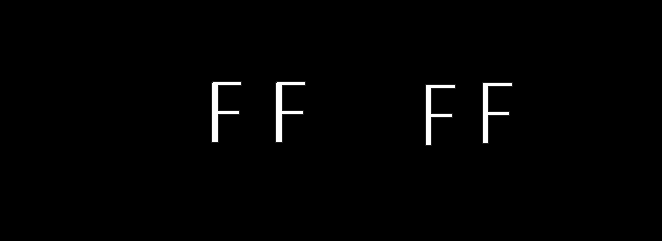
#> input picture main/template.png, 662 x 241 px
$ python -i extract_symbols.py   (imports and definitions only)   (older library calls are emulated)
#> lines starting #> are read from the running program, lines starting #| are printed output that depends on the picture; after the words box and inside, x2 and y2 are one past the last pixel; in counts of white or black regions, pixels touching at a corner belong together
import cv2
import imutils as imutils
import numpy as np
from imutils import contours
from main.detect_letter_with_turning import resolve_symbol

# load the reference MICR image from disk, convert it to grayscale,
# and threshold it, such that the digits appear as *white* on a
# *black* background

SYMBOL_TEMP_FILE = 'symbol.png'


def recognize_captcha(file_name, mode='usual'):
#> called with file_name = 'template.png', mode = 'usual'
    ref = cv2.imread(file_name)
#> ref is the input picture: shape (241, 662, 3); min 0, max 255, mean 3.1
    ref = imutils.resize(ref, width=400)
#> ref: shape (145, 400, 3)
    # cv2.imshow("Output", ref)
    # cv2.waitKey(0)

    if mode == 'usual':
        ref = cv2.cvtColor(ref, cv2.COLOR_BGR2GRAY)
#> ref: shape (145, 400)
        ref = cv2.threshold(ref, 0, 255, cv2.THRESH_BINARY_INV | cv2.THRESH_OTSU)[1]
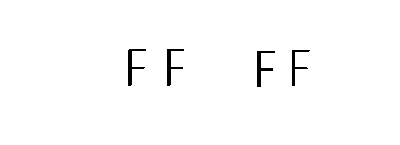
#> ref: shape (145, 400); 98.7% white; 4 black regions
    elif mode == 'splashing':
        ref = cv2.cvtColor(ref, cv2.COLOR_BGR2GRAY)
        ref = cv2.adaptiveThreshold(ref, 255, cv2.ADAPTIVE_THRESH_MEAN_C, cv2.THRESH_BINARY_INV, 51, 2)
        kernel = np.ones((6,6),np.uint8)
        ref = cv2.morphologyEx(ref, cv2.MORPH_CLOSE, kernel)
        kernel = np.ones((4,4),np.uint8)
        ref = cv2.erode(ref, kernel, iterations = 1)
    elif mode == 'noise':
        ref = cv2.cvtColor(ref, cv2.COLOR_BGR2GRAY)
        cv2.imshow("Output", ref)
        cv2.waitKey(0)
        ref = cv2.threshold(ref, 0, 255, cv2.THRESH_BINARY_INV | cv2.THRESH_OTSU)[1]
        cv2.imshow("Output", ref)
        cv2.waitKey(0)
        kernel = np.ones((3, 3), np.uint8)
        ref = cv2.morphologyEx(ref, cv2.MORPH_OPEN, kernel)
    elif mode == 'corn':
        ref = cv2.cvtColor(ref, cv2.COLOR_BGR2GRAY)
        ref = cv2.threshold(ref, 0, 255, cv2.THRESH_BINARY_INV | cv2.THRESH_OTSU)[1]
        kernel = np.ones((3, 3), np.uint8)
        ref = cv2.morphologyEx(ref, cv2.MORPH_CLOSE, kernel)
    elif mode == 'mail':
        ref = cv2.cvtColor(ref, cv2.COLOR_BGR2GRAY)
        ref = cv2.threshold(ref, 0, 255, cv2.THRESH_BINARY_INV | cv2.THRESH_OTSU)[1]
        kernel = np.ones((3, 3), np.uint8)
        ref = cv2.morphologyEx(ref, cv2.MORPH_OPEN, kernel)
        kernel = np.ones((5, 5), np.uint8)
        ref = cv2.morphologyEx(ref, cv2.MORPH_CLOSE, kernel)
    elif mode == 'stones':
        ref = cv2.cvtColor(ref, cv2.COLOR_BGR2GRAY)
        ref = cv2.threshold(ref, 0, 255, cv2.THRESH_BINARY_INV | cv2.THRESH_OTSU)[1]
        kernel = np.ones((5, 5), np.uint8)
        ref = cv2.dilate(ref, kernel, iterations=1)
        kernel = np.ones((3, 3), np.uint8)
        ref = cv2.erode(ref, kernel, iterations=1)
    else:
        ref = cv2.cvtColor(ref, cv2.COLOR_BGR2GRAY)
        ref = cv2.threshold(ref, 0, 255, cv2.THRESH_BINARY_INV | cv2.THRESH_OTSU)[1]

    cv2.imshow("Output", ref)
    cv2.waitKey(0)

    # find contours in the MICR image (i.e,. the outlines of the
    # characters) and sort them from left to right
    refCnts = cv2.findContours(ref.copy(), cv2.RETR_CCOMP, cv2.CHAIN_APPROX_SIMPLE)
#> refCnts = 5 contours; box (x1, y1, x2, y2) and area: (0, 0, 400, 145) 57456, (256, 50, 276, 88) 272, (127, 48, 147, 87) 263, (166, 48, 185, 87) 260, (291, 49, 311, 87) 226
    refCnts = refCnts[0] if imutils.is_cv2() else refCnts[1]
    refCnts = contours.sort_contours(refCnts, method="left-to-right")[0]

    # create a clone of the original image so we can draw on it
    clone = np.dstack([ref.copy()] * 3)
#> clone: shape (145, 400, 3); 98.7% white; 4 black regions, box (x1, y1, x2, y2) and area: (257, 51, 275, 87) 208, (128, 49, 146, 86) 199, (167, 49, 184, 86) 197, (292, 50, 310, 86) 162

    # loop over the (sorted) contours
    captcha = ''
    for c in refCnts:
        # compute the bounding box of the contour and draw it on our image
        if 400 < cv2.contourArea(c) < 2000:
            (x, y, w, h) = cv2.boundingRect(c)
            cv2.imwrite(SYMBOL_TEMP_FILE, clone[y:(y + h), x:(x + w)])
            captcha += resolve_symbol(SYMBOL_TEMP_FILE)
#> this loop made 5 passes
#> c on pass 1: [[0, 0], [0, 144], [399, 144], [399, 0]]
#> after the loop, captcha = ''

    return captcha

>>> result = recognize_captcha('template.png')
#> result = ''
